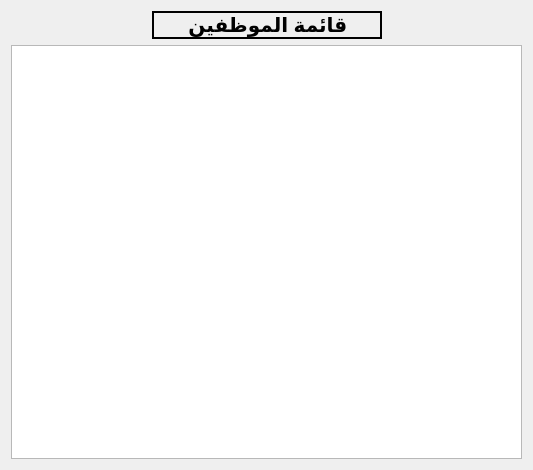
<?xml version="1.0" encoding="UTF-8"?>
<ui version="4.0">
 <class>choose_employee</class>
 <widget class="QDialog" name="choose_employee">
  <property name="geometry">
   <rect>
    <x>0</x>
    <y>0</y>
    <width>533</width>
    <height>470</height>
   </rect>
  </property>
  <property name="windowTitle">
   <string>قائمة الموظفين</string>
  </property>
  <property name="windowIcon">
   <iconset>
    <normaloff>:/logo/logo23.png</normaloff>:/logo/logo23.png</iconset>
  </property>
  <layout class="QVBoxLayout" name="verticalLayout">
   <item>
    <layout class="QHBoxLayout" name="horizontalLayout">
     <item>
      <spacer name="horizontalSpacer">
       <property name="orientation">
        <enum>Qt::Horizontal</enum>
       </property>
       <property name="sizeHint" stdset="0">
        <size>
         <width>78</width>
         <height>20</height>
        </size>
       </property>
      </spacer>
     </item>
     <item>
      <widget class="QLabel" name="label">
       <property name="font">
        <font>
         <pointsize>15</pointsize>
         <weight>75</weight>
         <bold>true</bold>
        </font>
       </property>
       <property name="frameShape">
        <enum>QFrame::WinPanel</enum>
       </property>
       <property name="text">
        <string>     قائمة الموظفين     </string>
       </property>
      </widget>
     </item>
     <item>
      <spacer name="horizontalSpacer_2">
       <property name="orientation">
        <enum>Qt::Horizontal</enum>
       </property>
       <property name="sizeHint" stdset="0">
        <size>
         <width>78</width>
         <height>20</height>
        </size>
       </property>
      </spacer>
     </item>
    </layout>
   </item>
   <item>
    <layout class="QHBoxLayout" name="horizontalLayout_2"/>
   </item>
   <item>
    <widget class="QListWidget" name="employees"/>
   </item>
  </layout>
 </widget>
 <resources/>
 <connections/>
</ui>
